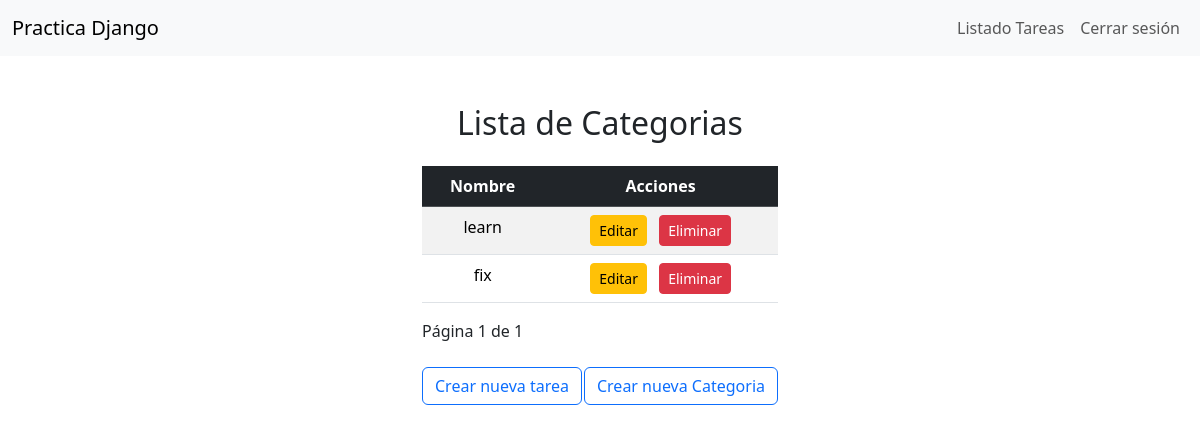
Page /listar_categorias/ (signed in) on the earlier database version.
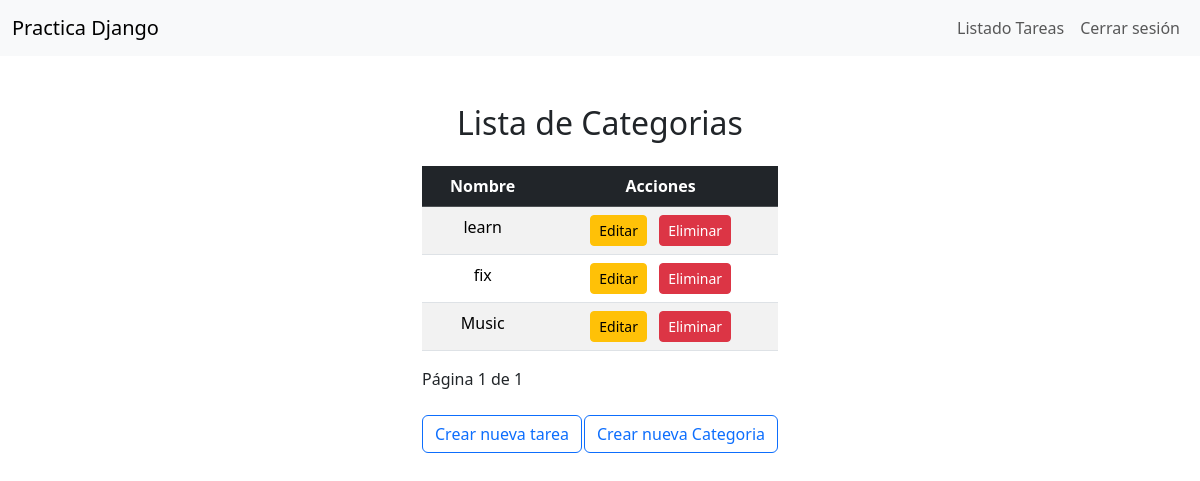
Same page on the later database version.
### categorias/models.py (models this page shows, shortened)
class Categoria(models.Model):
    nombre = models.CharField(max_length=100)

### categorias/views.py (the view)
# urls.py: path('listar_categorias/', cat_views.listar_categorias, name='listar_categorias'),
@login_required
def listar_categorias(request):
    categorias = Categoria.objects.all()
    paginator = Paginator(categorias, 5)  # 5 tareas por página
    page_number = request.GET.get('page')
    page_obj = paginator.get_page(page_number)
    return render(request, 'listar_categorias.html', {'page_obj': page_obj})

### categorias/templates/listar_categorias.html (shortened to what this page needs)
{% extends 'base.html' %}
{% block content %}
    <div class="container mt-5">
        <h2 class="text-center mb-4">Lista de Categorias</h2>
        <div class="row">
            <div class="col-4 mx-auto">
                <table class="table table-striped table-hover ">
                    <thead class="table-dark">
                        <tr class="text-center">
                            <th >Nombre</th>
                            <th >Acciones</th>
                        </tr>
                    </thead>
                    <tbody>
                        {% for categoria in page_obj %}
                        <tr class="text-center">
                            <td>{{ categoria.nombre }}</td>
                            <td>
                                <a href="{% url 'editar_categoria' categoria.id %}" class="btn btn-sm btn-warning me-2">Editar</a>
                                <a href="{% url 'eliminar_categoria' categoria.id %}" class="btn btn-sm btn-danger">Eliminar</a>
                            </td>
                        </tr>
                        {% endfor %}
                    </tbody>
                </table>
                <div class="pagination">
                    Página {{ page_obj.number }} de {{ page_obj.paginator.num_pages }}
                </div>
                <div class="mt-4 d-flex justify-content-between">
                    <a href="{% url 'crear_tarea' %}" class="btn btn-outline-primary">Crear nueva tarea</a>
                    <a href="{% url 'crear_categoria' %}" class="btn btn-outline-primary">Crear nueva Categoria</a>
                </div>
            </div>
        </div>
    </div>
{% endblock %}

### tareas/templates/base.html (shortened to what this page needs)
<!DOCTYPE html>
<html lang="es-CL">
    <head>
        <link href="https://cdn.jsdelivr.net/npm/bootstrap@5.3.3/dist/css/bootstrap.min.css" rel="stylesheet">
    </head>
    <body>
        {% include 'includes/navbar.html' %}
        <main>
            {% block content %}{% endblock %}
        </main>
    </body>
</html>

### tareas/templates/includes/navbar.html (shortened to what this page needs)
<nav class="navbar navbar-expand-lg navbar-light bg-light">
    <div class="container-fluid">
        <a class="navbar-brand" href="{% url 'listar_tarea' %}">Practica Django</a>
        <div class="collapse navbar-collapse" id="navbarNav">
            <ul class="navbar-nav ms-auto">
                <li class="nav-item">
                    <a class="nav-link" href="/">Listado Tareas</a>
                </li>
                {% if user.is_authenticated %}
                    <li class="nav-item">
                        <a class="nav-link" href="{% url 'cerrar_sesion' %}">Cerrar sesión</a>
                    </li>
                {% endif %}
            </ul>
        </div>
    </div>
</nav>

Differences in the rows shown:
added Categoria: nombre "Music"
